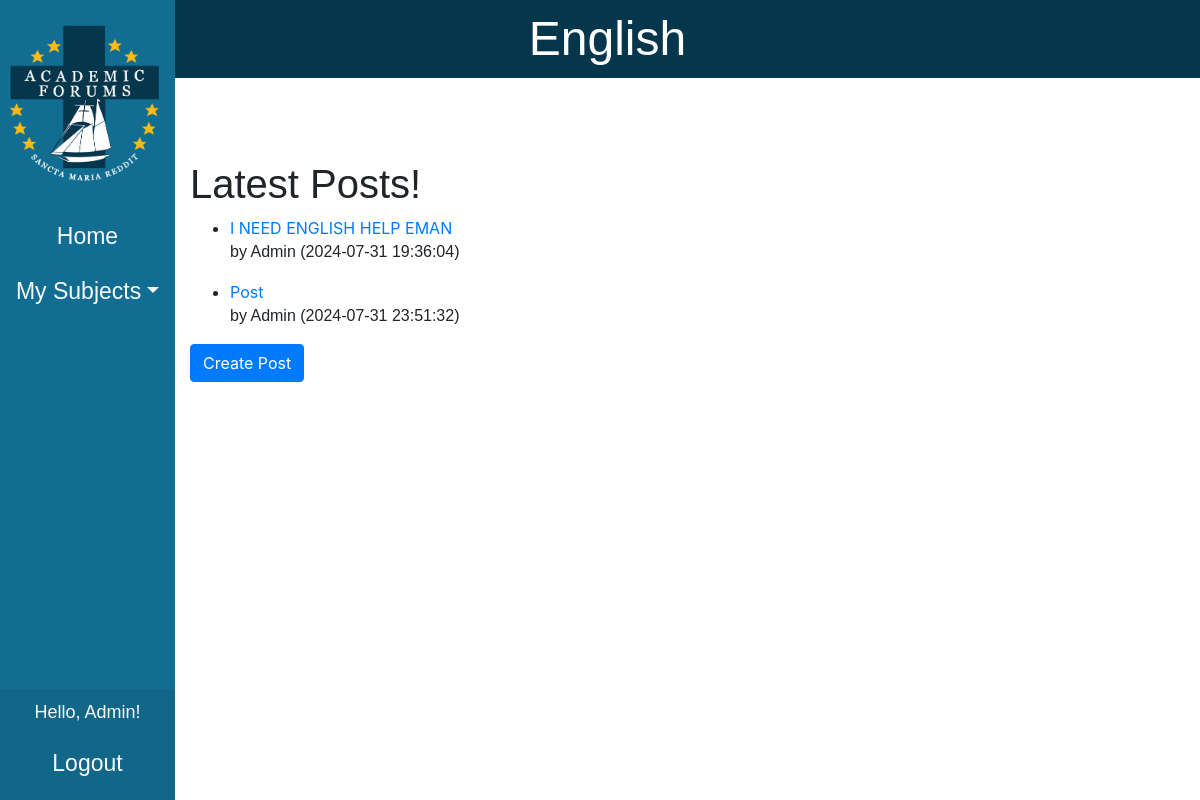
The page /forums/English (signed in) on the database as committed earlier.
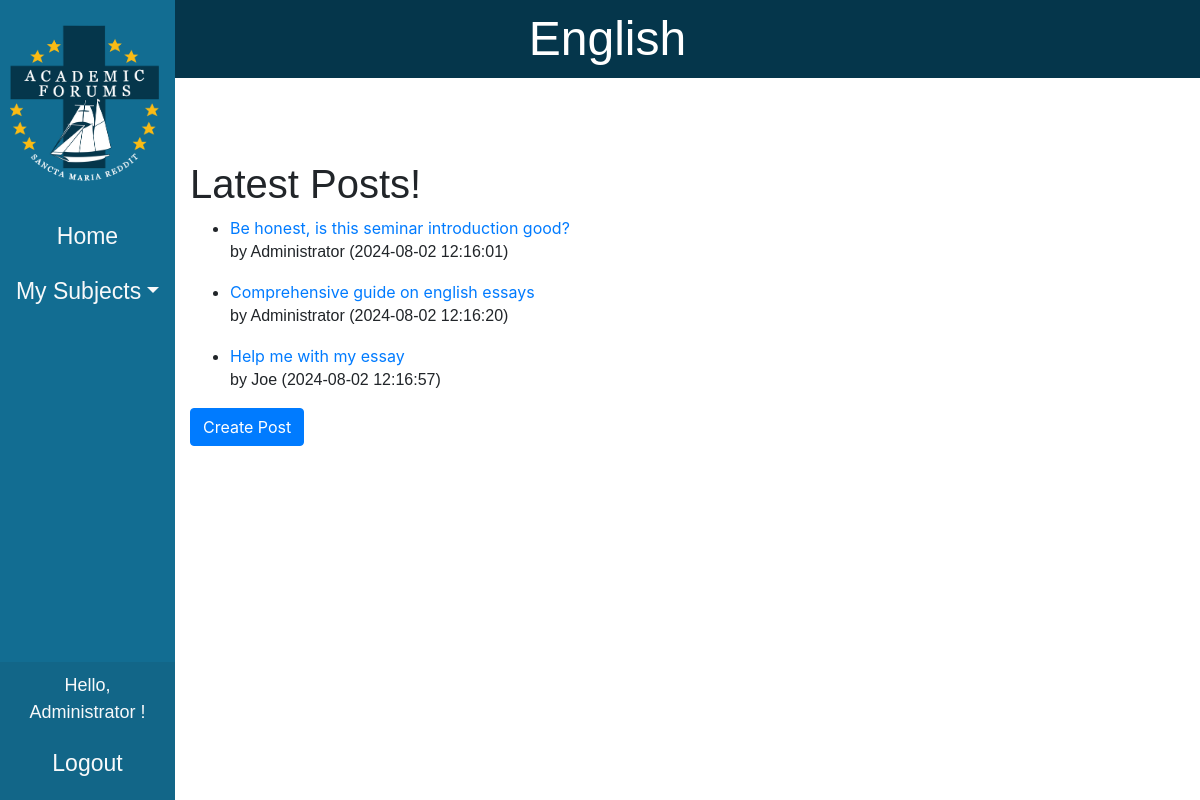
The same page on the database as committed later.
### website/models.py (models this page shows)
class Forum(db.Model):
    id = db.Column(db.Integer, primary_key=True)
    title = db.Column(db.String(150), unique=True, nullable=False)
    description = db.Column(db.Text, nullable=True)
    posts = db.relationship('Post', backref='forum', lazy=True, cascade='all, delete-orphan')
    users = db.relationship('User', secondary=user_forum_association, back_populates='forums')

class User(db.Model, UserMixin):
    id = db.Column(db.Integer, primary_key=True)
    email = db.Column(db.String(150), unique=True)
    first_name = db.Column(db.String(150))
    password = db.Column(db.String(150))
    date = db.Column(db.DateTime(timezone=True), default=func.now())
    notes = db.relationship('Note', backref='author', lazy=True)
    posts = db.relationship('Post', backref='author', lazy=True)
    comments = db.relationship('Comment', backref='author', lazy=True)
    forums = db.relationship('Forum', secondary=user_forum_association, back_populates='users')
    is_admin = db.Column(db.Boolean, default=False)

class Post(db.Model):
    id = db.Column(db.Integer, primary_key=True)
    title = db.Column(db.String(100), nullable=False)
    content = db.Column(db.Text, nullable=False)
    media_filename = db.Column(db.String(100), nullable=True)
    user_id = db.Column(db.Integer, db.ForeignKey('user.id'), nullable=False)
    forum_id = db.Column(db.Integer, db.ForeignKey('forum.id'), nullable=False)
    date = db.Column(db.DateTime(timezone=True), default=func.now())
    comments = db.relationship('Comment', backref='post', lazy=True, cascade='all, delete-orphan')

### website/forums.py (the view)
@forums.route('/forums/<string:forum_title>')
@login_required
def view_forum(forum_title):
    forum = Forum.query.filter_by(title=forum_title).first_or_404()
    if forum not in current_user.forums:
        flash("You are not subscribed to this forum.", "error")
        return redirect(url_for('views.home'))
    posts = Post.query.filter_by(forum_id=forum.id).all()
    return render_template('forum.html', forum=forum, posts=posts, user=current_user)

### website/__init__.py (called while the page is built)
def create_app():
    app = Flask(__name__, static_url_path='/static')
    app.config['SECRET_KEY'] = "*MD?Xh;Ts0)=2s5"
    app.config['SQLALCHEMY_DATABASE_URI'] = f'sqlite:///{DB_NAME}'
    app.config['UPLOAD_FOLDER'] = UPLOAD_FOLDER
    db.init_app(app)
    migrate = Migrate(app, db)
    from .views import views
    from .auth import auth
    from .forums import forums
    app.register_blueprint(views)
    app.register_blueprint(auth)
    app.register_blueprint(forums)
    from .models import User, Note, Post, Forum, Comment
    with app.app_context():
        db.create_all()
    login_manager = LoginManager()
    login_manager.login_view = 'auth.login'
    login_manager.init_app(app)
    @login_manager.user_loader
    def load_user(id):
        return User.query.get(int(id))
    return app

### website/templates/forum.html (shortened to what this page needs)
{% extends "base.html" %}
{% block header_title %}
{{ forum.title }}
{% endblock %}
{% block content %}
<div class="margin"></div>
<div class="stayer">
    <h1>Latest Posts!</h1>
    <ul>
        {% for post in posts %}
        <li>
            <a href="{{ url_for('forums.view_post', forum_title=forum.title, post_id=post.id) }}">{{ post.title }}</a>
            <p>by {{ post.author.first_name }} ({{ post.date }})</p>
        </li>
        {% endfor %}
    </ul>
    {% if current_user.is_authenticated %}
        <a href="{{ url_for('forums.create_post', forum_title=forum.title) }}" class="btn btn-primary">Create Post</a>
    {% else %}
        <p>You must <a href="{{ url_for('auth.login') }}">log in</a> to create a post.</p>
    {% endif %}
</div>
{% endblock %}

### website/templates/base.html (shortened to what this page needs)
<!DOCTYPE html>
<html lang="en">
  <head>
    <link rel="stylesheet" href="https://cdn.jsdelivr.net/npm/bootstrap@4.4.1/dist/css/bootstrap.min.css" />
    <link rel="stylesheet" type="text/css" href="{{ url_for('static', filename='main.css') }}" />
  </head>
  <body>
    <header class="fixed-header">
      <div class="container">
        <h1>
          {% block header_title %}{% endblock %}
        </h1>
      </div>
    </header>
    <div class="sidebar">
      <a class="navbar-brand" href="/"><img class="editlogo" src="{{ url_for('static', filename='images/logo.png') }}" alt="Sancta Maria College" /></a>
      <ul class="nav flex-column">
        {% if user.is_authenticated %}
          <li class="nav-item">
            <a class="nav-link" href="/home">Home</a>
          </li>
          <li class="nav-item dropdown">
            <a class="nav-link dropdown-toggle" href="#" id="dropdownMySubjects" role="button" data-toggle="dropdown" aria-haspopup="true" aria-expanded="false">My Subjects</a>
          </li>
        {% else %}
          <li class="nav-item">
            <a class="nav-link" href="/home">Home</a>
          </li>
        {% endif %}
      </ul>
      <div class="footer">
        {% if user.is_authenticated %}
          <p class="greeting">Hello, {{ user.first_name }}!</p>
          <a class="nav-link" href="/logout">Logout</a>
        {% else %}
          <a class="nav-link" href="/login">Login</a>
          <a class="nav-link" href="/sign-up">Sign Up</a>
        {% endif %}
      </div>
    </div>
    <div class="content">
      <div class="container">
        {% block content %}
        {% endblock %}
      </div>
    </div>
  </body>
</html>

### website/static/main.css (style rules this page uses)
.sidebar { height: 100vh; width: 175px; position: fixed; top: 0; left: 0; background-color: #126d92; padding-top: 20px; display: flex; flex-direction: column; justify-content: space-between; font-family: Arial, Helvetica, sans-serif; text-align: center; z-index: 100; }
.sidebar .navbar-brand { margin-bottom: 20px; }
.sidebar img { width: 100%; height: auto; }
.sidebar .nav { flex: 1; }
.sidebar .nav-link { color: #f8f9fa; padding: 10px 15px; text-decoration: none; font-size: 23px; }
.sidebar .footer { padding: 10px; background-color: #126688; text-align: center; color: #f8f9fa; font-family: Arial, Helvetica, sans-serif; }
.sidebar .footer a { color: #f8f9fa; text-decoration: none; display: block; padding: 10px; }
.fixed-header { position: fixed; top: 0; left: 175px; width: calc(100% - 175px); background-color: #05364b; color: #ffffff; padding: 10px 0; z-index: 1020; }
.fixed-header .container { display: flex; align-items: center; justify-content: center; }
.fixed-header h1 { margin: 0; font-size: 3rem; font-family: Arial, Helvetica, sans-serif; padding-right: 160px; }
.content { margin-top: 60px; margin-bottom: 60px; }
.footer .greeting { margin-bottom: 10px; color: #f8f9fa; font-size: 18px; }
.margin { padding-top: 100px; }
.editlogo { padding-left: 10px; }
h1 { font-family: Arial, Helvetica, sans-serif; }
p { font-family: Arial, Helvetica, sans-serif; }
html, body { height: 100%; margin: 0; }
body { display: flex; flex-direction: column; }
.footer { grid-column: 1 / span 2; text-align: center; padding: 10px 0; }
.content { margin-top: 60px; padding-left: 175px; padding-right: 20px; padding-bottom: 60px; }

Rows that differ between the two databases and show on the page:
removed Post: title "I NEED ENGLISH HELP EMAN", author.first_name "Admin", date "2024-07-31 19:36:04"
removed Post: title "Post", author.first_name "Admin", date "2024-07-31 23:51:32"
changed User: first_name "Admin" → "Administrator"
added Post: title "Be honest, is this seminar introduction good?", author.first_name "Administrator", date "2024-08-02 12:16:01"
added Post: title "Comprehensive guide on english essays", author.first_name "Administrator", date "2024-08-02 12:16:20"
added Post: title "Help me with my essay", author.first_name "Joe", date "2024-08-02 12:16:57"
